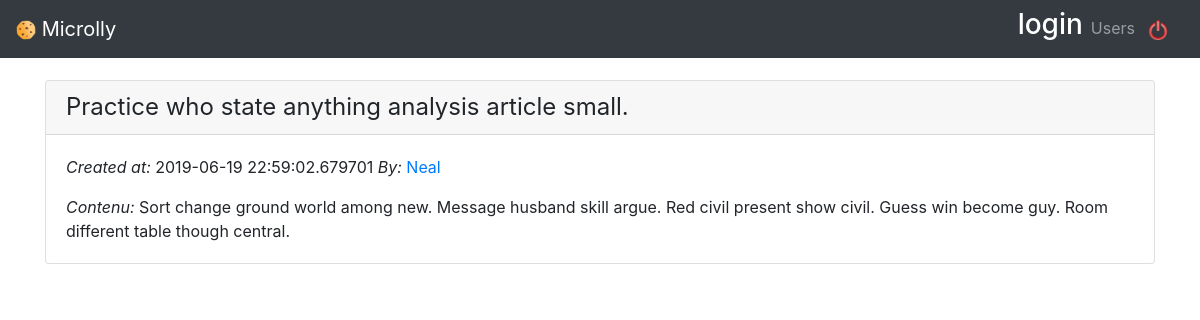
Screenshot of /publications/14 (signed in) with the database file from the repository.
### models.py (models this page shows)
class BaseModel(Model):
    class Meta:
        database = database

class User(BaseModel,UserMixin):
    username = CharField(max_length=20)
    password = CharField()
    first_name = CharField(max_length=20)
    last_name = CharField(max_length=20)
    email = CharField(max_length=20)
    created_at = DateTimeField(default=datetime.datetime.now)

class Publication(BaseModel):
    title = CharField(max_length=50)
    body = TextField()
    created_date = CharField(default=datetime.datetime.now)
    update_date = CharField(default=datetime.datetime.now)
    user_created = ForeignKeyField(User, backref="publications")

### app.py (the view)
@app.route('/publications/<int:id>')
@login_required
def publications_detail(id):
    publication = Publication.get(id)
    return render_template('publications/details.html', publication=publication)

### app.py (called while the page is built)
@login_manager.user_loader
def load_user(user_id):
    return User.get(user_id)

### templates/publications/details.html
{% extends 'base.html' %}
{% block body %}
<div class="card" >
    <div class="card-header">
        <h4 class="my-0 font-weight-normal">{{ publication.title }}</h4>
    </div>
    <div class="card-body">
        <p class="card-text">
            <em>Created at:</em> {{ publication.created_date }}
            <em>By:</em><a href="{{ url_for('publication', username=publication.user_created.username) }}"> {{publication.user_created.username}}</a>
        </p>
        <p class="card-text"><em>Contenu:</em> {{ publication.body }}</p>
    </div>
</div>
{% endblock %}

### templates/base.html (shortened to what this page needs)
<!DOCTYPE html>
<html>
<head>
    <link rel="stylesheet" href="https://stackpath.bootstrapcdn.com/bootstrap/4.3.1/css/bootstrap.min.css"
>
    <link rel="stylesheet" type="text/css" href="{{ url_for('static', filename='css/microlly.css') }}">
</head>
<body>
    <nav class="navbar navbar-expand-md navbar-dark bg-dark fixed-top">
        <a class="navbar-brand" href="{{ url_for('publication') }}">
            <img width="20px" height="20px" src="{{ url_for('static', filename='img/cookie.png') }}" />
            Microlly
        </a>
        <div class="navbar-collapse collapse w-100 order-3 dual-collapse2" id="navbarsExampleDefault">
            <ul class="navbar-nav ml-auto">
                {% if session['id'] %}
                <li>
                    <h3 style="color:white">{{ session['username'] }}</h3>
                </li>
                <li class="nav-item">
                    <a class="nav-link" href="{{ url_for('liste_users') }}">Users</a>
                </li>
                {% endif %}
                {% if session['id'] %}
                    <li>
                        <a class="navbar-brand delete" href="{{ url_for('logout') }}" style="margin-left: 5px"><img width="20px" height="20px" src="{{ url_for('static', filename='img/deconnexion.png') }}"/></a>
                    </li>
                {% endif %}
            </ul>
        </div>
    </nav>
    <main role="main" class="container ">
        {% block body %}{% endblock %}
    </main>
</body>
</html>

### templates/base.html (style rules this page uses)
body { padding-top: 5rem; }

### rows the page displays
User: username "login"
Publication: title "Practice who state anything analysis article small.", created_date "2019-06-19 22:59:02.679701", body "Sort change ground world among new. Message husband skill argue. Red civil present show civil. Guess win become guy. Room different table though central."
User: user_created.username "Neal"
